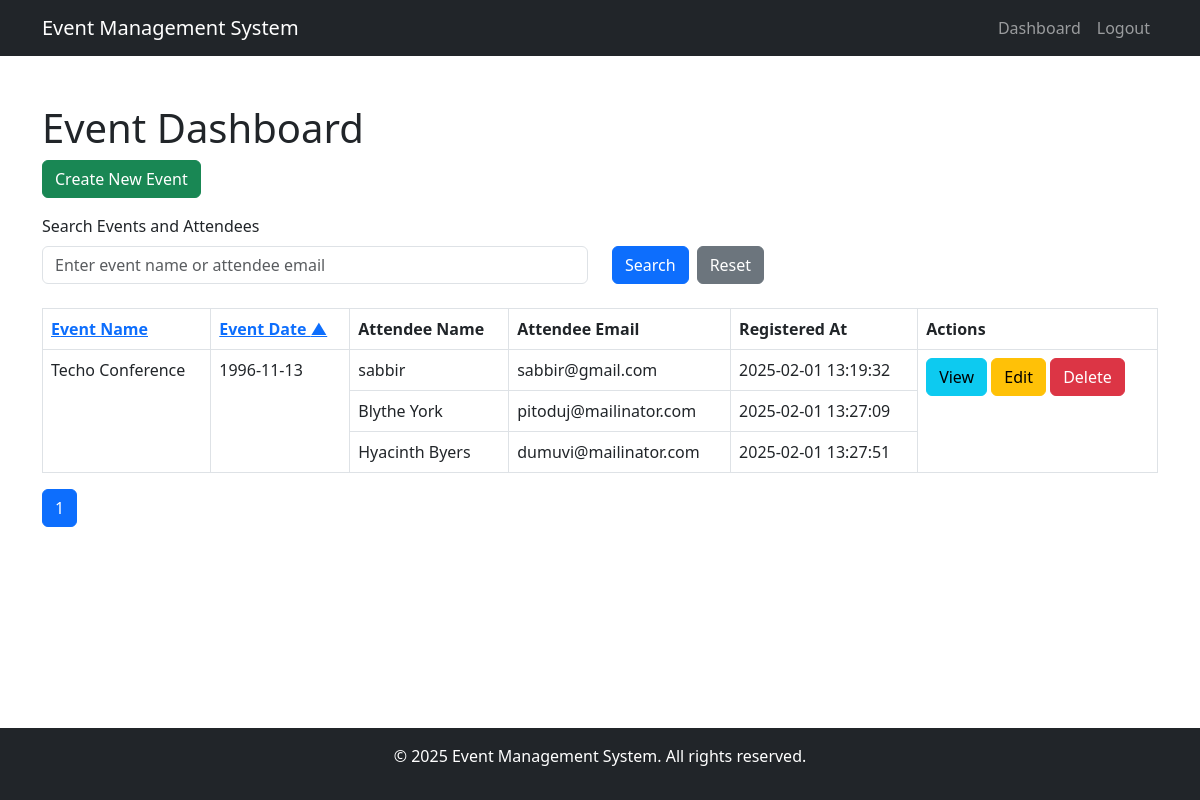
The app's page /dashboard.php (signed in) with its own data.
### tables this page shows
CREATE TABLE `attendees` (
  `id` int(11) NOT NULL,
  `event_id` int(11) NOT NULL,
  `name` varchar(100) NOT NULL,
  `email` varchar(100) NOT NULL,
  `registered_at` timestamp NOT NULL DEFAULT current_timestamp()
);

### dashboard.php (the view, shortened to what this page needs)
<?php
require 'includes/db.php';
$limit = 5;
$page = $_GET['page'] ?? 1;
$offset = ($page - 1) * $limit;
$sort = $_GET['sort'] ?? 'event_date';
$order = $_GET['order'] ?? 'ASC';
$search_query = $_GET['search_query'] ?? '';
$sql = "SELECT e.id AS event_id, e.name AS event_name, e.description, e.event_date, e.max_capacity,
               a.name AS attendee_name, a.email, a.registered_at
        FROM events e
        LEFT JOIN attendees a ON e.id = a.event_id
        WHERE e.user_id = :user_id";
$params = ['user_id' => $_SESSION['user_id']];
$sql .= " ORDER BY $sort $order";
$sql .= " LIMIT $limit OFFSET $offset";
$stmt = $pdo->prepare($sql);
$stmt->execute($params);
$events = $stmt->fetchAll();
$total_events_sql = "SELECT COUNT(DISTINCT e.id) as total
                     FROM events e
                     LEFT JOIN attendees a ON e.id = a.event_id
                     WHERE e.user_id = :user_id";
$stmt = $pdo->prepare($total_events_sql);
$stmt->execute($params);
$total_events = $stmt->fetch()['total'];
$total_pages = ceil($total_events / $limit);
?>
<!DOCTYPE html>
<html lang="en">
<head>
    <link rel="stylesheet" href="https://cdn.jsdelivr.net/npm/bootstrap@5.3.0/dist/css/bootstrap.min.css">
    <link rel="stylesheet" href="assets/css/styles.css">
</head>
<body>
    <?php include 'includes/header.php'; ?>
    <div class="container mt-5">
        <h1>Event Dashboard</h1>
        <a href="create_event.php" class="btn btn-success mb-3">Create New Event</a>
        <form method="GET" class="mb-4">
            <div class="row">
                <div class="col-md-6">
                    <label for="search_query" class="form-label">Search Events and Attendees</label>
                    <input type="text" class="form-control" id="search_query" name="search_query" value="<?php echo htmlspecialchars($search_query); ?>" placeholder="Enter event name or attendee email">
                </div>
                <div class="col-md-6 d-flex align-items-end">
                    <button type="submit" class="btn btn-primary">Search</button>
                    <a href="dashboard.php" class="btn btn-secondary ms-2">Reset</a>
                </div>
            </div>
        </form>
        <table class="table table-bordered">
            <thead>
                <tr>
                    <th>
                        <a href="?sort=event_name&order=<?php echo $sort === 'event_name' && $order === 'ASC' ? 'DESC' : 'ASC'; ?>&search_query=<?php echo $search_query; ?>">
                            Event Name <?php echo $sort === 'event_name' ? ($order === 'ASC' ? '▲' : '▼') : ''; ?>
                        </a>
                    </th>
                    <th>
                        <a href="?sort=event_date&order=<?php echo $sort === 'event_date' && $order === 'ASC' ? 'DESC' : 'ASC'; ?>&search_query=<?php echo $search_query; ?>">
                            Event Date <?php echo $sort === 'event_date' ? ($order === 'ASC' ? '▲' : '▼') : ''; ?>
                        </a>
                    </th>
                    <th>Attendee Name</th>
                    <th>Attendee Email</th>
                    <th>Registered At</th>
                    <th>Actions</th>
                </tr>
            </thead>
            <tbody>
                <?php
                $grouped_events = [];
                foreach ($events as $row) {
                    $event_id = $row['event_id'];
                    if (!isset($grouped_events[$event_id])) {
                        $grouped_events[$event_id] = [
                            'event_name' => $row['event_name'],
                            'event_date' => $row['event_date'],
                            'attendees' => []
                        ];
                    }
                    if (!empty($row['attendee_name'])) {
                        $grouped_events[$event_id]['attendees'][] = [
                            'name' => $row['attendee_name'],
                            'email' => $row['email'],
                            'registered_at' => $row['registered_at']
                        ];
                    }
                }
                foreach ($grouped_events as $event_id => $event):
                    $attendees = $event['attendees'];
                    $rowspan = count($attendees) > 0 ? count($attendees) : 1;
                ?>
                <tr>
                    <td rowspan="<?php echo $rowspan; ?>"><?php echo htmlspecialchars($event['event_name']); ?></td>
                    <td rowspan="<?php echo $rowspan; ?>"><?php echo htmlspecialchars($event['event_date']); ?></td>
                    <?php if (!empty($attendees)): ?>
                        <td><?php echo htmlspecialchars($attendees[0]['name']); ?></td>
                        <td><?php echo htmlspecialchars($attendees[0]['email']); ?></td>
                        <td><?php echo htmlspecialchars($attendees[0]['registered_at']); ?></td>
                    <?php else: ?>
                        <td colspan="3">No attendees registered yet.</td>
                    <?php endif; ?>
                    <td rowspan="<?php echo $rowspan; ?>">
                        <a href="view_event.php?id=<?php echo $event_id; ?>" class="btn btn-info">View</a>
                        <a href="edit_event.php?id=<?php echo $event_id; ?>" class="btn btn-warning">Edit</a>
                        <a href="delete_event.php?id=<?php echo $event_id; ?>" class="btn btn-danger" onclick="return confirm('Are you sure you want to delete this event?')">Delete</a>
                    </td>
                </tr>
                <?php
                    if (count($attendees) > 1):
                        for ($i = 1; $i < count($attendees); $i++):
                ?>
                <tr>
                    <td><?php echo htmlspecialchars($attendees[$i]['name']); ?></td>
                    <td><?php echo htmlspecialchars($attendees[$i]['email']); ?></td>
                    <td><?php echo htmlspecialchars($attendees[$i]['registered_at']); ?></td>
                </tr>
                <?php
                        endfor;
                    endif;
                endforeach;
                ?>
            </tbody>
        </table>
<div class="toast-container position-fixed bottom-0 end-0 p-3">
</div>
        <nav aria-label="Page navigation">
            <ul class="pagination">
                <?php for ($i = 1; $i <= $total_pages; $i++): ?>
                <li class="page-item <?php echo $page == $i ? 'active' : ''; ?>">
                    <a class="page-link" href="?page=<?php echo $i; ?>&sort=<?php echo $sort; ?>&order=<?php echo $order; ?>&search_query=<?php echo $search_query; ?>">
                        <?php echo $i; ?>
                    </a>
                </li>
                <?php endfor; ?>
            </ul>
        </nav>
    </div>
 <?php include 'includes/footer.php'; ?>
</body>
</html>

### includes/header.php (shortened to what this page needs)
<nav class="navbar navbar-expand-lg navbar-dark bg-dark">
    <div class="container">
        <a class="navbar-brand" href="dashboard.php">Event Management System</a>
        <div class="collapse navbar-collapse" id="navbarNav">
            <ul class="navbar-nav ms-auto">
                <li class="nav-item">
                    <a class="nav-link" href="dashboard.php">Dashboard</a>
                </li>
                <li class="nav-item">
                    <a class="nav-link" href="logout.php">Logout</a>
                </li>
            </ul>
        </div>
    </div>
</nav>

### includes/footer.php
<footer class="bg-dark text-white text-center py-3">
    <div class="container">
        <p>&copy; 2025 Event Management System. All rights reserved.</p>
    </div>
</footer>

### assets/css/styles.css (style rules this page uses)
html, body { height: 100%; margin: 0; }
body { display: flex; flex-direction: column; }
.container { flex: 1; }
footer { flex-shrink: 0; }

### records on screen
attendees: name "sabbir", email "sabbir@gmail.com", registered_at "2025-02-01 13:19:32"
attendees: name "Blythe York", email "pitoduj@mailinator.com", registered_at "2025-02-01 13:27:09"
attendees: name "Hyacinth Byers", email "dumuvi@mailinator.com", registered_at "2025-02-01 13:27:51"

### other values on screen
$event['event_name'] "Techo Conference"
$event['event_date'] "1996-11-13"
